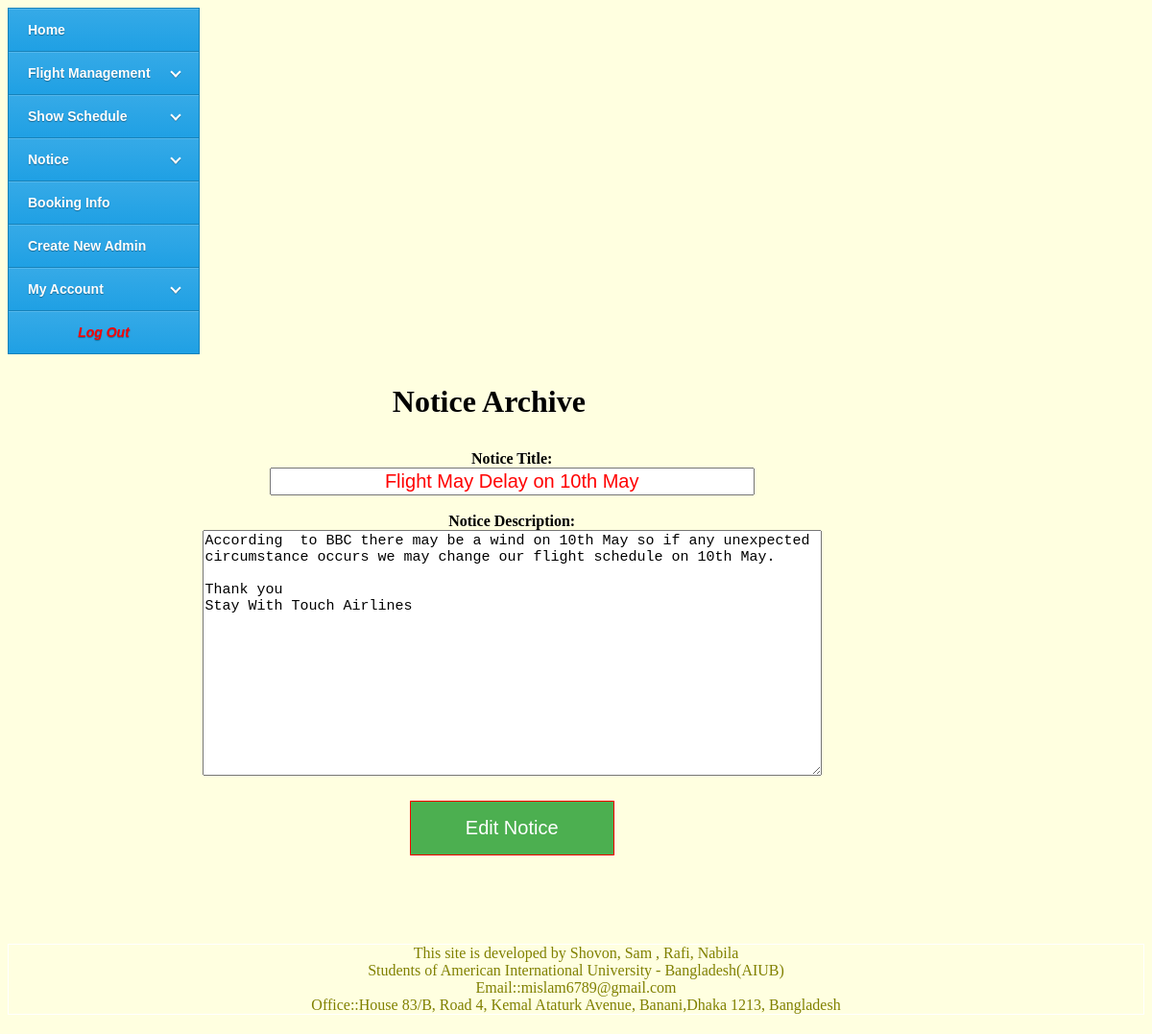
Screenshot of /SectionAdmin/Admin-NoticeArchive-Edit.php?id=18 with the database file from the repository.
### tables this page shows
CREATE TABLE `noticeboard` (
  `NoticeId` int(11) NOT NULL,
  `NoticeTitle` varchar(100) NOT NULL,
  `NoticeDetails` text NOT NULL,
  `NoticePostedBy` varchar(20) NOT NULL,
  `NoticePostedTime` varchar(50) NOT NULL
);

### SectionAdmin/Admin-NoticeArchive-Edit.php (the view, shortened to what this page needs)
<!doctype html>
<html>
	<head>
	   <link href="../css/adminHomeCSS.css" rel="stylesheet">
	</head>
	<body>
		<div class="adminHead">
			<h1> Notice Archive<h1>
		</div>
		<div class="adminPageActivity" style="overflow-x:auto;">
			<?php
				$detailsId=$_GET['id'];
				$result=mysql_query("SELECT * FROM noticeboard WHERE NoticeId= '$detailsId'");
				while($res=mysql_fetch_array($result)){
					$noticeTitle=$res['NoticeTitle'];
					$noticeDetais=$res['NoticeDetails'];
				}
			?>
			<form class="AdminPostNewNotice" action="Admin-NoticeArchive-EditAction.php" method="Post">
				<b>Notice Title:</b><br>
				<input type="text" name="noticetitle" required value="<?php echo $noticeTitle; ?>"><br><br>
				<b>Notice Description:</b><br>
				<textarea name="noticedetails" required ><?php echo $noticeDetais; ?></textarea ><br><br>
				<input type="Submit" value="Edit Notice" name="update"><br><br>
			</form>
		</div>
	</body>
<html>

### css/adminHomeCSS.css (style rules this page uses)
body { background-size:cover; background-color:#FFFFE0; background-repeat: no-repeat; background-attachment: fixed; }
.classFooter { margin-bottom:20px; clear:left; //background-color:gray; border:1px solid white; text-align:center; font:bold; //size:; color:#808000; float:bottom; }
.adminHead { display: inline; //background-color:gray; width:83%; float: left; //color:white; //margin-top:10px; margin-left:10px; //font-size:20px; //padding-left:20px; //padding-top:20px; text-align:center; margin-bottom:10px; }
.adminPageActivity { display: inline; //background-color:gray; //border:1px solid black; width:60%; float: left; //color:white; //margin-top:10px; margin-left:170px; //font-size:20px; //padding-left:20px; //padding-top:20px; text-align:center; margin-bottom:70px; }
.AdminPostNewNotice input[type=text] { width:70%; color:red; font-size:20px; text-align:center; }
.AdminPostNewNotice input[type=submit] { background-color: #4CAF50; border: 1px solid red; color: white; padding: 16px 32px; text-decoration: none; margin: 4px 2px; cursor: pointer; font-size:20px; width:30%; min-width:150px; }
.AdminPostNewNotice textarea { width:90%; max-width:97%; height:250px; font-size:15px; }

### css/sideBarCSS.css (style rules this page uses)
#cssmenu { float:left; }
#cssmenu, #cssmenu ul, #cssmenu ul li, #cssmenu ul li a { margin: 0; padding: 0; border: 0; list-style: none; line-height: 1; display: block; position: relative; -webkit-box-sizing: border-box; -moz-box-sizing: border-box; box-sizing: border-box; }
#cssmenu { width: 200px; font-family: Helvetica, Arial, sans-serif; color: #ffffff; }
#cssmenu > ul > li > a { padding: 15px 20px; border-left: 1px solid #1682ba; border-right: 1px solid #1682ba; border-top: 1px solid #1682ba; cursor: pointer; z-index: 2; font-size: 14px; font-weight: bold; text-decoration: none; color: white; text-shadow: 0 1px 1px rgba(0, 0, 0, 0.35); background: #36aae7; background: -webkit-linear-gradient(#36aae7, #1fa0e4); background: -moz-linear-gradient(#36aae7, #1fa0e4); background: -o-linear-gradient(#36aae7, #1fa0e4); background: -ms-linear-gradient(#36aae7, #1fa0e4); background: linear-gradient(#36aae7, #1fa0e4); box-shadow: inset 0 1px 0 rgba(255, 255, 255, 0.15); }
#cssmenu > ul > li:last-child > a, #cssmenu > ul > li.last > a { border-bottom: 1px solid #1682ba; margin-bottom:10px; text-align:center; color:red; }

### rows the page displays
noticeboard: noticetitle "Flight May Delay on 10th May", noticedetails "According to BBC there may be a wind on 10th May so if any unexpected circumstance occurs we may change our flight schedule on 10th May. Thank you Stay With Touch Airlines"
